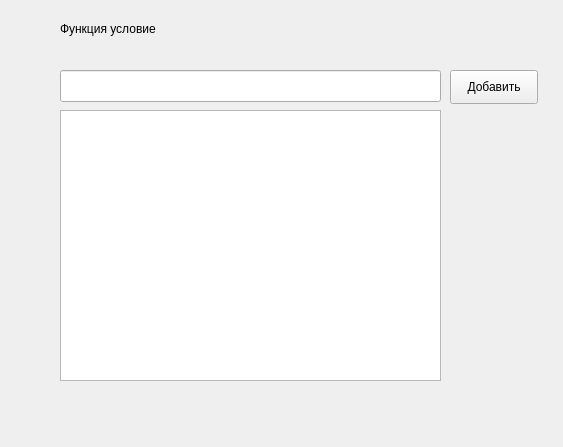
<?xml version="1.0" encoding="UTF-8"?>
<ui version="4.0">
 <class>Form</class>
 <widget class="QWidget" name="Form">
  <property name="geometry">
   <rect>
    <x>0</x>
    <y>0</y>
    <width>563</width>
    <height>447</height>
   </rect>
  </property>
  <property name="windowTitle">
   <string>Form</string>
  </property>
  <widget class="QPushButton" name="pushButton">
   <property name="geometry">
    <rect>
     <x>450</x>
     <y>70</y>
     <width>88</width>
     <height>34</height>
    </rect>
   </property>
   <property name="text">
    <string>Добавить</string>
   </property>
  </widget>
  <widget class="QLineEdit" name="lineEdit">
   <property name="geometry">
    <rect>
     <x>60</x>
     <y>70</y>
     <width>381</width>
     <height>32</height>
    </rect>
   </property>
  </widget>
  <widget class="QPlainTextEdit" name="plainTextEdit">
   <property name="geometry">
    <rect>
     <x>60</x>
     <y>110</y>
     <width>381</width>
     <height>271</height>
    </rect>
   </property>
  </widget>
  <widget class="QLabel" name="label">
   <property name="geometry">
    <rect>
     <x>60</x>
     <y>20</y>
     <width>411</width>
     <height>18</height>
    </rect>
   </property>
   <property name="text">
    <string>Функция условие</string>
   </property>
  </widget>
 </widget>
 <resources/>
 <connections/>
</ui>
